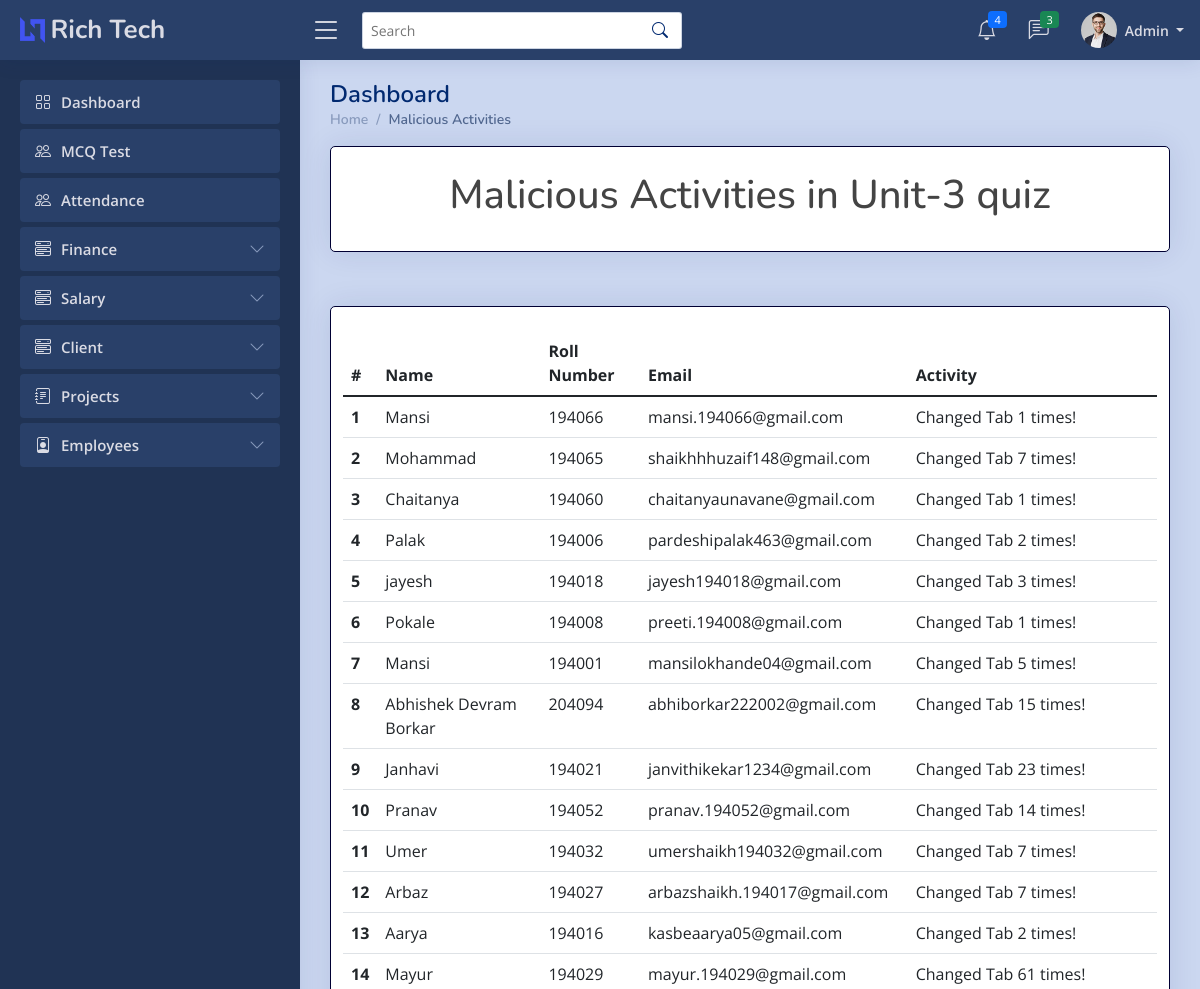
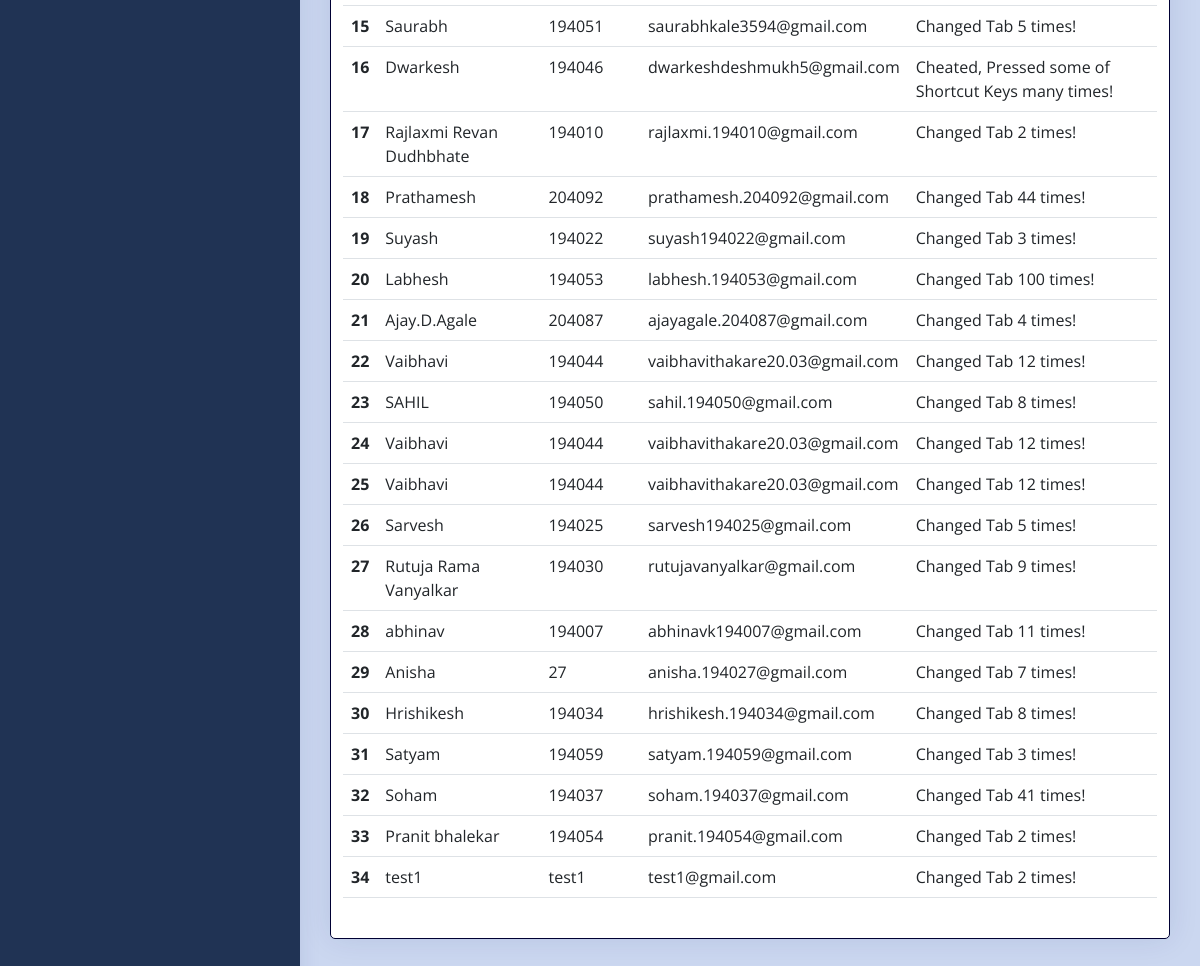
Screenshot of /MCQ/malicious.php (signed in) with the database file from the repository (2 pictures, top to bottom).
### tables this page shows
CREATE TABLE `tempresult` (
  `quizname` varchar(255) NOT NULL
);

CREATE TABLE `malicious` (
  `Id` int(7) NOT NULL,
  `ename` varchar(255) NOT NULL,
  `email` varchar(255) NOT NULL,
  `roll` varchar(20) NOT NULL,
  `quizname` varchar(255) NOT NULL,
  `emessage` varchar(255) NOT NULL
);

### MCQ/malicious.php (the view, shortened to what this page needs)
<?php
    if ($_SESSION['erole']=="admin"){
?>
<!DOCTYPE html>
<html lang="en">
<head>
  <link href="../assets/vendor/bootstrap/css/bootstrap.min.css" rel="stylesheet">
  <link href="../assets/vendor/bootstrap-icons/bootstrap-icons.css" rel="stylesheet">
  <link href="../assets/vendor/boxicons/css/boxicons.min.css" rel="stylesheet">
  <link href="../assets/vendor/quill/quill.snow.css" rel="stylesheet">
  <link href="../assets/vendor/quill/quill.bubble.css" rel="stylesheet">
  <link href="../assets/vendor/remixicon/remixicon.css" rel="stylesheet">
  <link href="../assets/vendor/simple-datatables/style.css" rel="stylesheet">
  <link rel="stylesheet" href="../assets/css/style.css?v=<?php echo time(); ?>">
</head>
<body>
      <?php
            include 'imports/nav-admin.php';
            require ('config.php');
      ?>
  <main id="main" class="main">
    <div class="pagetitle">
      <h1>Dashboard</h1>
      <nav>
        <ol class="breadcrumb">
          <li class="breadcrumb-item"><a href="dashboard.php">Home</a></li>
          <li class="breadcrumb-item active">Malicious Activities</li>
        </ol>
      </nav>
    </div>
    <div class="card container jumbotron">
        <br>
        <?php
        $conn=mysqli_connect($server_name,$username,$password,$database_name);
        $sql_query = "SELECT quizname from tempresult";
        $records = mysqli_query($conn,$sql_query);
        while($data = mysqli_fetch_array($records)){
            $qz=$data['quizname'];
        }
        echo "<center><h1>Malicious Activities in ".$qz." quiz</h1></center>";
        ?>
        <br>
    </div>
    <br>
    <div class="card container jumbotron">
        <br>
        <?php
            $n=1;
            $conn=mysqli_connect($server_name,$username,$password,$database_name);
            $sql_query = "SELECT * from malicious where quizname='$qz'";
            $records = mysqli_query($conn, $sql_query);
            echo '<table class="table">';
                echo '<thead class="thead-dark">';
                    echo '<tr>';
                    echo '<th scope="col">#</th>';
                    echo '<th scope="col">Name</th>';
                    echo '<th scope="col">Roll Number</th>';
                    echo '<th scope="col">Email</th>';
                    echo '<th scope="col">Activity</th>';
                    echo '</tr>';
                echo '</thead>';
            echo '<tbody>';
            while($data = mysqli_fetch_array($records)){
                $roll=$data['roll'];
                $email=$data['email'];
                $name=$data['ename'];
                $activity=$data['emessage'];
                echo '<tr>
                        <th scope="row">'.$n.'</th>
                        <td>'.$name.'</td>
                        <td>'.$roll.'</td>
                        <td>'.$email.'</td>
                        <td>'.$activity.'</td>
                        </tr>';
                $n+=1;
            }
            echo '</tbody>
            </table>';
        ?>
        <br>
    </div>
    <br><br>
  </main>
</body>
</html>
<?php
        }
        else{
            ob_start();
            header('Location: '.'../index.php');
            ob_end_flush();
            die();
        }
    ?>

### assets/css/style.css (style rules this page uses)
:root { scroll-behavior: smooth; }
body { font-family: "Open Sans", sans-serif; background: #cbd7f0; color: #444444; }
a { color: #4154f1; text-decoration: none; }
h1, h2, h3, h4, h5, h6 { font-family: "Nunito", sans-serif; }
#main { margin-top: 60px; padding: 20px 30px; transition: all 0.3s; }
.pagetitle { margin-bottom: 10px; }
.pagetitle h1 { font-size: 24px; margin-bottom: 0; font-weight: 600; color: #012970; }
.card { margin-bottom: 30px; border-width: 1px; border-color: #000033; border-radius: 5px; box-shadow: 0px 0 30px rgba(1, 41, 112, 0.1); }
.breadcrumb { font-size: 14px; font-family: "Nunito", sans-serif; color: #899bbd; font-weight: 600; }
.breadcrumb a { color: #899bbd; transition: 0.3s; }
.breadcrumb .breadcrumb-item::before { color: #899bbd; }
.breadcrumb .active { color: #51678f; font-weight: 600; }
@media (min-width: 1200px) { #main, #footer { margin-left: 300px; } }

### rows the page displays
tempresult: quizname "Unit-3"
malicious: ename "Mansi", roll "194066", email "mansi.194066@gmail.com", emessage "Changed Tab 1 times!"
malicious: ename "Mohammad", roll "194065", email "shaikhhhuzaif148@gmail.com", emessage "Changed Tab 7 times!"
malicious: ename "Chaitanya", roll "194060", email "chaitanyaunavane@gmail.com", emessage "Changed Tab 1 times!"
malicious: ename "Palak", roll "194006", email "pardeshipalak463@gmail.com", emessage "Changed Tab 2 times!"
malicious: ename "jayesh", roll "194018", email "jayesh194018@gmail.com", emessage "Changed Tab 3 times!"
malicious: ename "Pokale", roll "194008", email "preeti.194008@gmail.com", emessage "Changed Tab 1 times!"
malicious: ename "Mansi", roll "194001", email "mansilokhande04@gmail.com", emessage "Changed Tab 5 times!"
malicious: ename "Abhishek Devram Borkar", roll "204094", email "abhiborkar222002@gmail.com", emessage "Changed Tab 15 times!"
malicious: ename "Janhavi", roll "194021", email "janvithikekar1234@gmail.com", emessage "Changed Tab 23 times!"
malicious: ename "Pranav", roll "194052", email "pranav.194052@gmail.com", emessage "Changed Tab 14 times!"
malicious: ename "Umer", roll "194032", email "umershaikh194032@gmail.com", emessage "Changed Tab 7 times!"
malicious: ename "Arbaz", roll "194027", email "arbazshaikh.194017@gmail.com", emessage "Changed Tab 7 times!"
malicious: ename "Aarya", roll "194016", email "kasbeaarya05@gmail.com", emessage "Changed Tab 2 times!"
malicious: ename "Mayur", roll "194029", email "mayur.194029@gmail.com", emessage "Changed Tab 61 times!"
malicious: ename "Saurabh", roll "194051", email "saurabhkale3594@gmail.com", emessage "Changed Tab 5 times!"
malicious: ename "Dwarkesh", roll "194046", email "dwarkeshdeshmukh5@gmail.com", emessage "Cheated, Pressed some of Shortcut Keys many times!"
malicious: ename "Rajlaxmi Revan Dudhbhate", roll "194010", email "rajlaxmi.194010@gmail.com", emessage "Changed Tab 2 times!"
malicious: ename "Prathamesh", roll "204092", email "prathamesh.204092@gmail.com", emessage "Changed Tab 44 times!"
malicious: ename "Suyash", roll "194022", email "suyash194022@gmail.com", emessage "Changed Tab 3 times!"
malicious: ename "Labhesh", roll "194053", email "labhesh.194053@gmail.com", emessage "Changed Tab 100 times!"
malicious: ename "Ajay.D.Agale", roll "204087", email "ajayagale.204087@gmail.com", emessage "Changed Tab 4 times!"
malicious: ename "Vaibhavi", roll "194044", email "vaibhavithakare20.03@gmail.com", emessage "Changed Tab 12 times!"
malicious: ename "SAHIL", roll "194050", email "sahil.194050@gmail.com", emessage "Changed Tab 8 times!"
malicious: ename "Vaibhavi", roll "194044", email "vaibhavithakare20.03@gmail.com", emessage "Changed Tab 12 times!"
malicious: ename "Vaibhavi", roll "194044", email "vaibhavithakare20.03@gmail.com", emessage "Changed Tab 12 times!"
malicious: ename "Sarvesh", roll "194025", email "sarvesh194025@gmail.com", emessage "Changed Tab 5 times!"
malicious: ename "Rutuja Rama Vanyalkar", roll "194030", email "rutujavanyalkar@gmail.com", emessage "Changed Tab 9 times!"
malicious: ename "abhinav", roll "194007", email "abhinavk194007@gmail.com", emessage "Changed Tab 11 times!"
malicious: ename "Anisha", roll "27", email "anisha.194027@gmail.com", emessage "Changed Tab 7 times!"
malicious: ename "Hrishikesh", roll "194034", email "hrishikesh.194034@gmail.com", emessage "Changed Tab 8 times!"
malicious: ename "Satyam", roll "194059", email "satyam.194059@gmail.com", emessage "Changed Tab 3 times!"
malicious: ename "Soham", roll "194037", email "soham.194037@gmail.com", emessage "Changed Tab 41 times!"
malicious: ename "Pranit bhalekar", roll "194054", email "pranit.194054@gmail.com", emessage "Changed Tab 2 times!"
malicious: ename "test1", roll "test1", email "test1@gmail.com", emessage "Changed Tab 2 times!"

### other values shown
$count "4"
